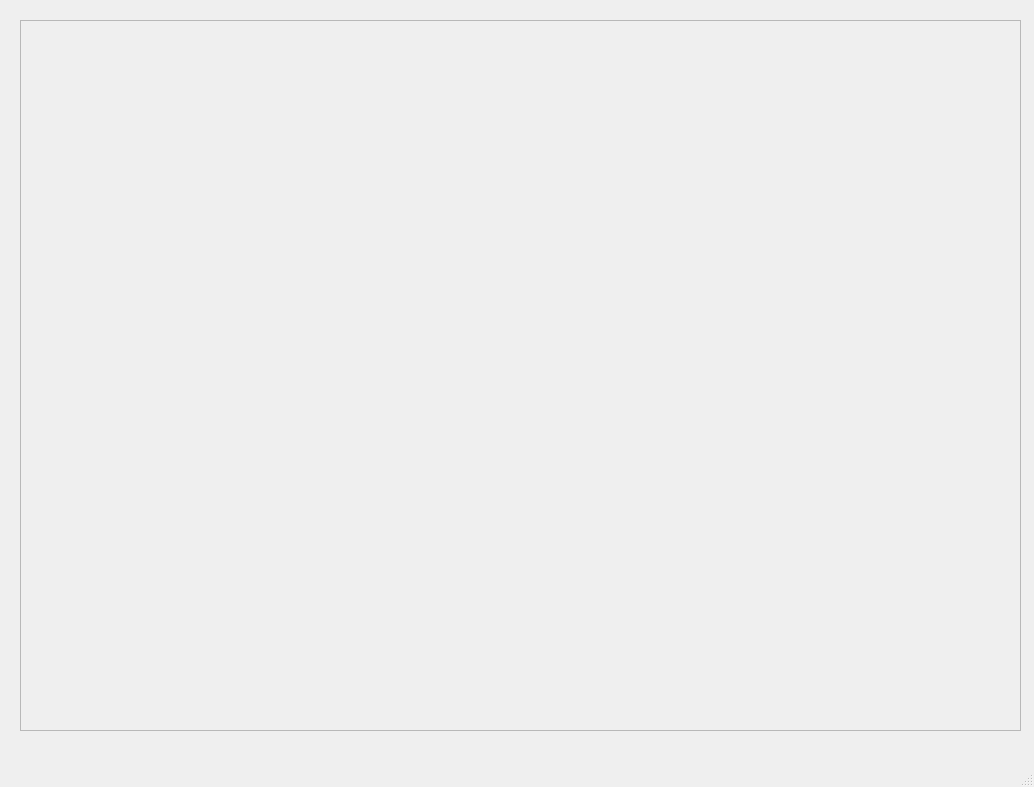
<?xml version="1.0" encoding="UTF-8"?>
<ui version="4.0">
 <class>MainWindow</class>
 <widget class="QMainWindow" name="MainWindow">
  <property name="geometry">
   <rect>
    <x>0</x>
    <y>0</y>
    <width>1034</width>
    <height>787</height>
   </rect>
  </property>
  <property name="windowTitle">
   <string>MainWindow</string>
  </property>
  <widget class="QWidget" name="centralwidget">
   <widget class="QFrame" name="frame">
    <property name="geometry">
     <rect>
      <x>20</x>
      <y>20</y>
      <width>1001</width>
      <height>711</height>
     </rect>
    </property>
    <property name="autoFillBackground">
     <bool>false</bool>
    </property>
    <property name="frameShape">
     <enum>QFrame::StyledPanel</enum>
    </property>
    <property name="frameShadow">
     <enum>QFrame::Raised</enum>
    </property>
   </widget>
  </widget>
  <widget class="QMenuBar" name="menubar">
   <property name="geometry">
    <rect>
     <x>0</x>
     <y>0</y>
     <width>1034</width>
     <height>21</height>
    </rect>
   </property>
  </widget>
  <widget class="QStatusBar" name="statusbar"/>
 </widget>
 <resources/>
 <connections/>
</ui>
